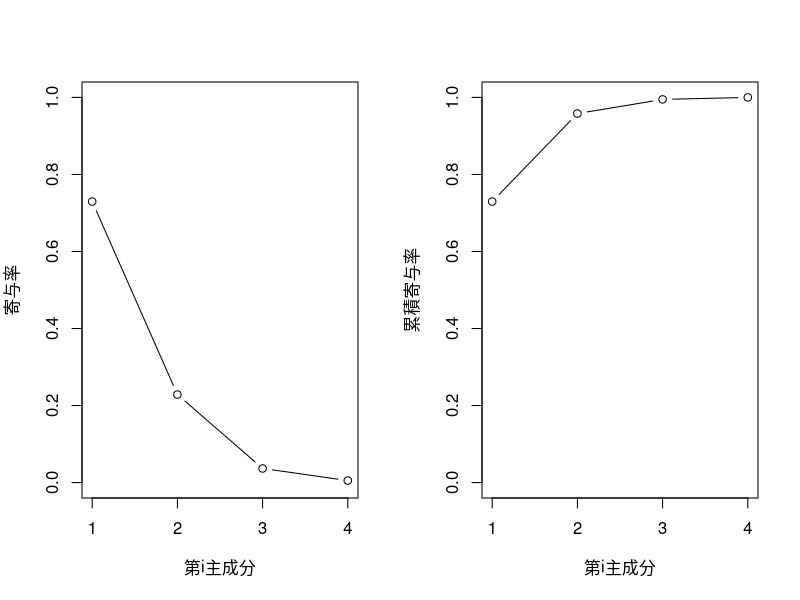
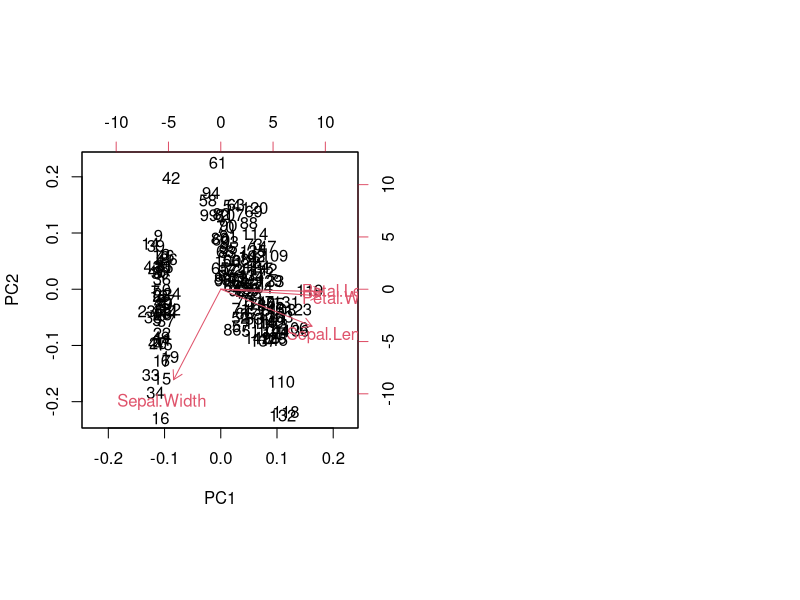
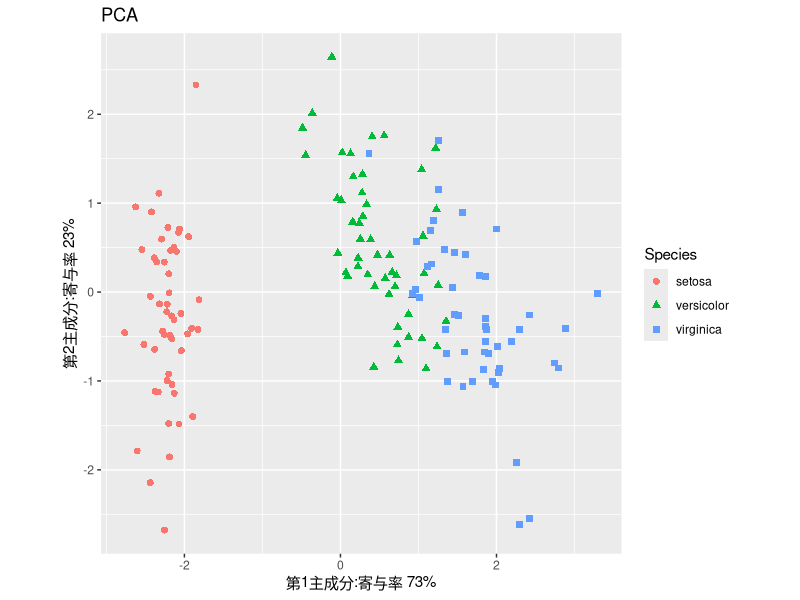

Generate these figures, in order, with R:
pcat <- prcomp(iris[, 1:4], scale = T)	# 相関行列から主成分を導出

pr.sdev2 <- (pcat$sdev) ^ 2	# 各主成分に対する固有値の計算
pr.cr <- pr.sdev2 / sum(pr.sdev2)	# 各主成分の寄与率の計算
pr.crsum <- cumsum(pr.cr)	# 第一主成分から第四主成分までの累積寄与率を計算し（cumsum():累積和），配列として並べる。

par(mfrow = c(1, 2))	# 横並びに二つのグラフを表示
plot(pr.cr, xlab = "第i主成分", ylab = "寄与率", xaxt="n", ylim = c(0, 1), type = "b")	# 各主成分の寄与率をプロット
axis(side=1, at=1:4)	# メモリを調整
plot(pr.crsum, xlab = "第i主成分", ylab = "累積寄与率",
     xaxt="n", ylim = c(0, 1), type = "b")	# 第一主成分から第四主成分までの累積寄与率をプロット
axis(side=1, at=1:4)	# メモリを調整

biplot(pcat)	# 黒い数字が各データ番号。赤の矢印の向きが2つの主成分に対する各変数つまり次元の方向。
# 赤の矢印の長さが各変数が各主成分とどれだけ相関が強いかを表す。要はその次元が主成分に対してどれほど影響するか。

pcadf <- as.data.frame(pcat$x[, 1:2])
# irisデータセットを第一主成分，第二主成分という新しい座標軸上のデータとして考える（$xが主成分スコアを与えるため）．
pcadf <- cbind(pcadf, iris$Species) # 元々あったように，新しく座標を決めたデータに対してもラベルの情報を与える．
colnames(pcadf) <- c("PC1", "PC2", "Species") # 上に合うように列の名前を変える．

library(ggplot2)	# ggplot()関数を用いるためにlibrary(ggplot2)を追加する．

pr.cr2 <- round(100 * summary(pcat)$importance[2, 1:2], 0) # 寄与率の計算を行い，その値を100倍することで割合とみている（round()は値の丸め込み）．
pr.cr2

ggplot(pcadf, aes(PC1, PC2, color = Species, shape = Species)) + # ggplotを使用して，横軸を第一主成分，縦軸を第二主成分として新しいデータをプロットする（ただし，Speciesの違いで色と形を分ける）．
  geom_point(size = 2) + # 散布図としてデータをプロットする．
  xlab(paste0("第1主成分:寄与率 ", pr.cr2[1], "%")) + # xラベル
  ylab(paste0("第2主成分:寄与率 ", pr.cr2[2], "%")) + # yラベル
  ggtitle("PCA") + # タイトル
  theme(aspect.ratio = 1) # 図のアスペクト比